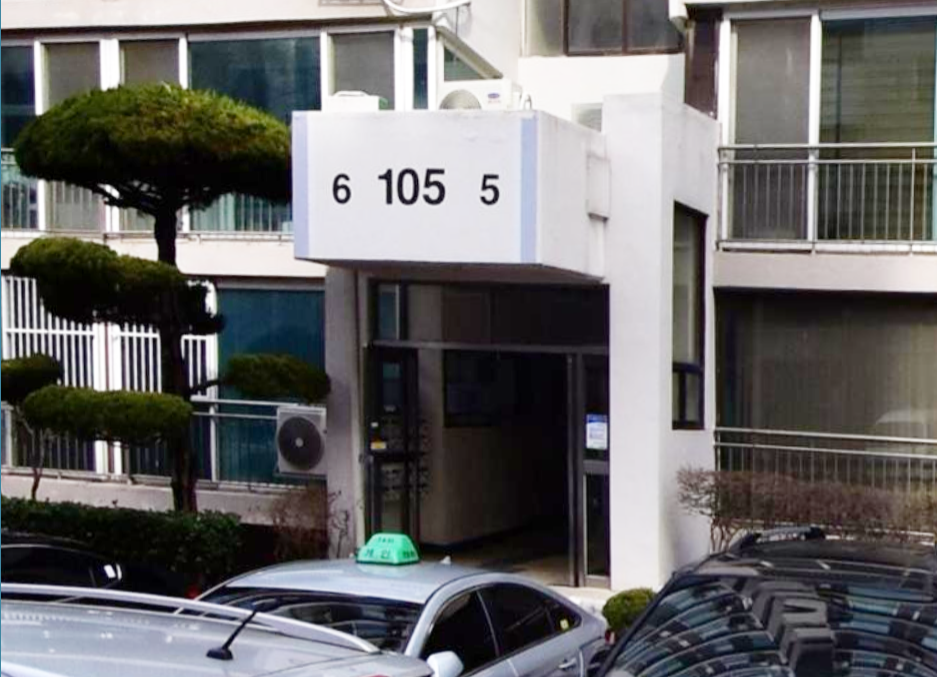
#> input picture test.png, 937 x 677 px
$ jupyter execute --allow-errors test.ipynb
#> lines starting #> are read from the running program, lines starting #| are printed output that depends on the picture; after the words box and inside, x2 and y2 are one past the last pixel; in counts of white or black regions, pixels touching at a corner belong together
[cell 1]
import numpy as np
import cv2 as cv
import statistics as st
import pytesseract
import matplotlib.pyplot as plt

MIN_AREA = 4
MIN_RATIO, MAX_RATIO = 0.2, 4
MIN_WIDTH, MIN_HEIGHT = 8, 16
MAX_WIDTH, MAX_HEIGHT = 256, 256
MAX_DIAG_MULTIPLYER = 20 # 5
MAX_ANGLE_DIFF = 15.0 # 12.0
MAX_AREA_DIFF = 0.5 # 0.5
MAX_WIDTH_DIFF = 1
MAX_HEIGHT_DIFF = 1
MIN_N_MATCHED = 3 # 3
PLATE_WIDTH_PADDING = 1.6 # 1.3
PLATE_HEIGHT_PADDING = 1.7 # 1.5
MIN_PLATE_RATIO = 3
MAX_PLATE_RATIO = 10

original_image = cv.imread('test.png', cv.IMREAD_COLOR)
#> original_image is the input picture: shape (677, 937, 3); mean B, G, R 103.8, 103.7, 104.8
dst = original_image.copy()
dst = original_image[000:600, 200:800]
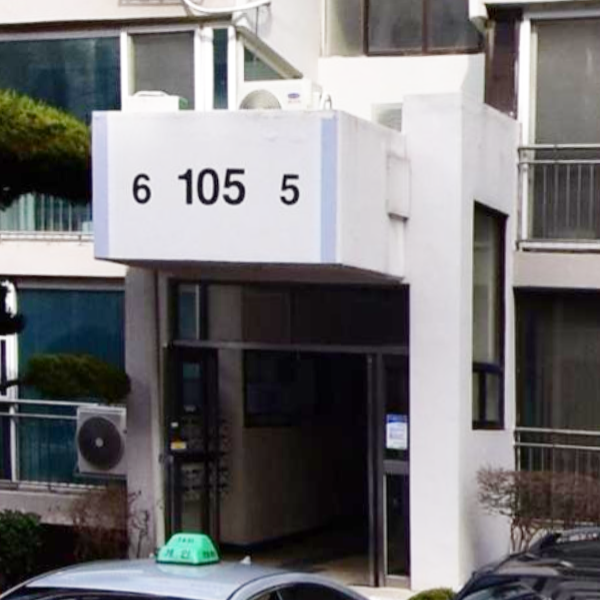
#> dst: shape (600, 600, 3); mean B, G, R 116.7, 115.4, 116.8

#이미지를 전처리한다. 크기변환과 그레이스케일 적용
img_resize = cv.resize(dst, dsize=(800,800))

plt.figure(figsize=(12, 10))
plt.imshow(img_resize)

img_gray = cv.cvtColor(img_resize, cv.COLOR_BGRA2GRAY)
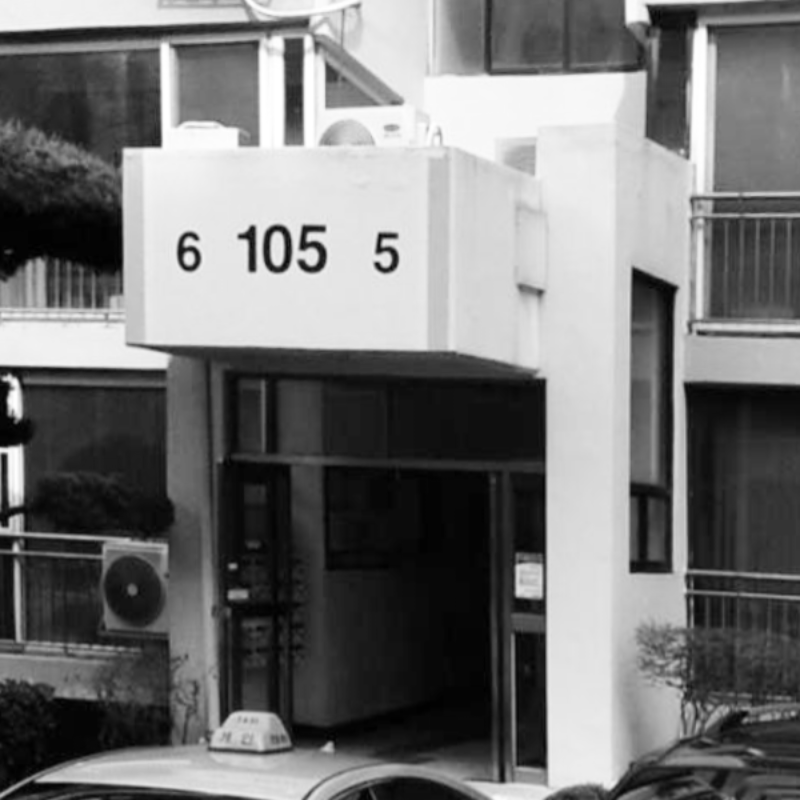
#> img_gray: shape (800, 800); min 0, max 255, mean 115.9


plt.figure(figsize=(12, 10))
plt.imshow(img_gray, cmap='gray')

#이미지 블러 -> 모폴로지 연산 -> 가우시안 임계값
kernel = np.ones((4,4), np.uint8)
img_blurred = cv.GaussianBlur(img_gray, ksize=(21,21), sigmaX=0)

plt.figure(figsize=(12, 10))
plt.imshow(img_blurred, cmap='gray')

img_blurred = cv.adaptiveThreshold(img_blurred, maxValue=255.0, adaptiveMethod=cv.ADAPTIVE_THRESH_GAUSSIAN_C, thresholdType=cv.THRESH_BINARY_INV,blockSize=19,C=9)
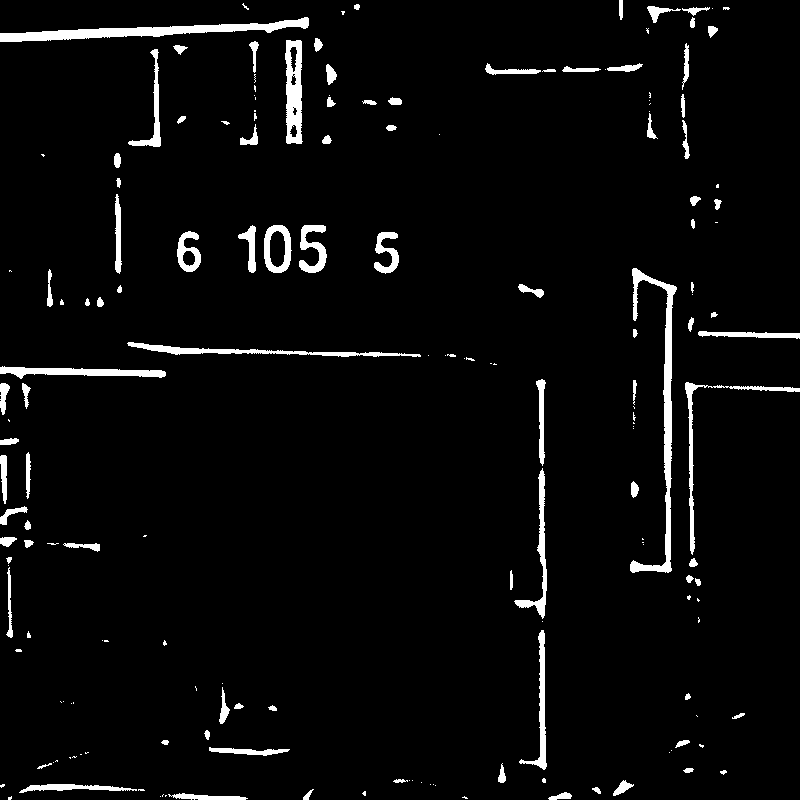
#> img_blurred: shape (800, 800); 3.8% white; 178 white regions (81 under 20 px), largest, box (x1, y1, x2, y2) and area: (0, 17, 309, 42) 2610, (630, 268, 677, 573) 2581, (285, 40, 303, 144) 1377

plt.figure(figsize=(12, 10))
plt.imshow(img_blurred, cmap='gray')

img_blurred = cv.morphologyEx(img_blurred, cv.MORPH_OPEN,kernel)
#> img_blurred: shape (800, 800); 3.3% white; 116 white regions (5 under 20 px), largest, box (x1, y1, x2, y2) and area: (0, 18, 310, 43) 2594, (633, 269, 677, 489) 1712, (286, 41, 303, 145) 1332
img_thresh = cv.morphologyEx(img_blurred, cv.MORPH_CLOSE,kernel)
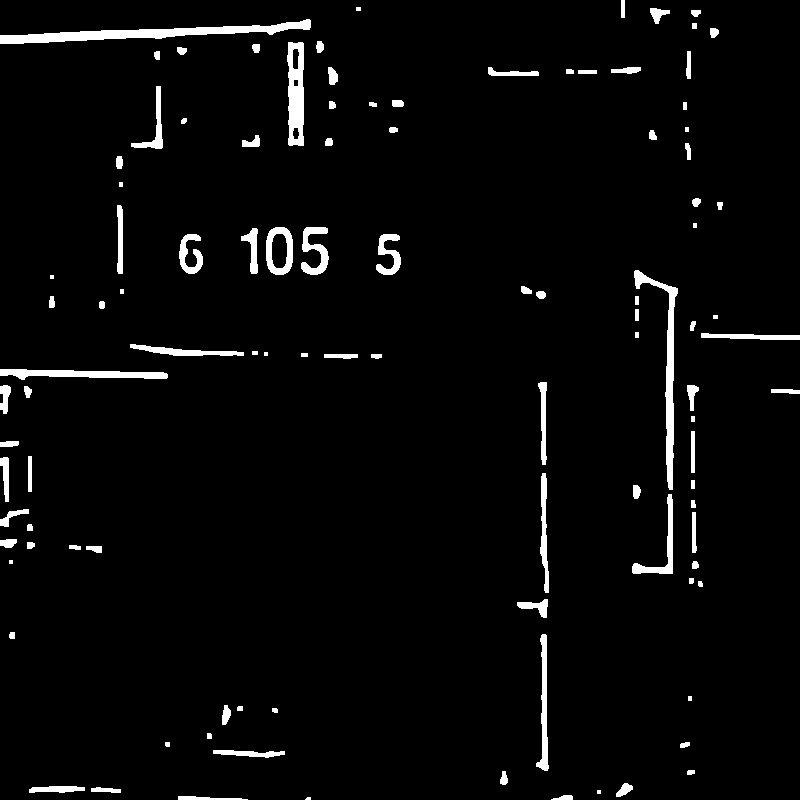
#> img_thresh: shape (800, 800); 3.3% white; 107 white regions (5 under 20 px)

plt.figure(figsize=(12, 10))
plt.imshow(img_thresh, cmap='gray')

#흑백이미지에서 컨투어를 찾는다.
contours, hierarchy = cv.findContours(img_thresh, cv.RETR_EXTERNAL, cv.CHAIN_APPROX_SIMPLE)
#> contours = 107 contours, 22 with area under 20; largest, box (x1, y1, x2, y2) and area: (0, 19, 311, 44) 2285, (634, 270, 678, 490) 1471, (287, 42, 304, 146) 1468, (266, 227, 293, 275) 1076, (0, 369, 168, 380) 961
height, width, channel = img_resize.shape
#> height = 800; width = 800; channel = 3
temp_result = np.zeros((height, width, channel), np.uint8)

for i in range(len(contours)):
    cv.drawContours(temp_result, [contours[i]], 0, (255,255,255), 1)
#> this loop made 107 passes
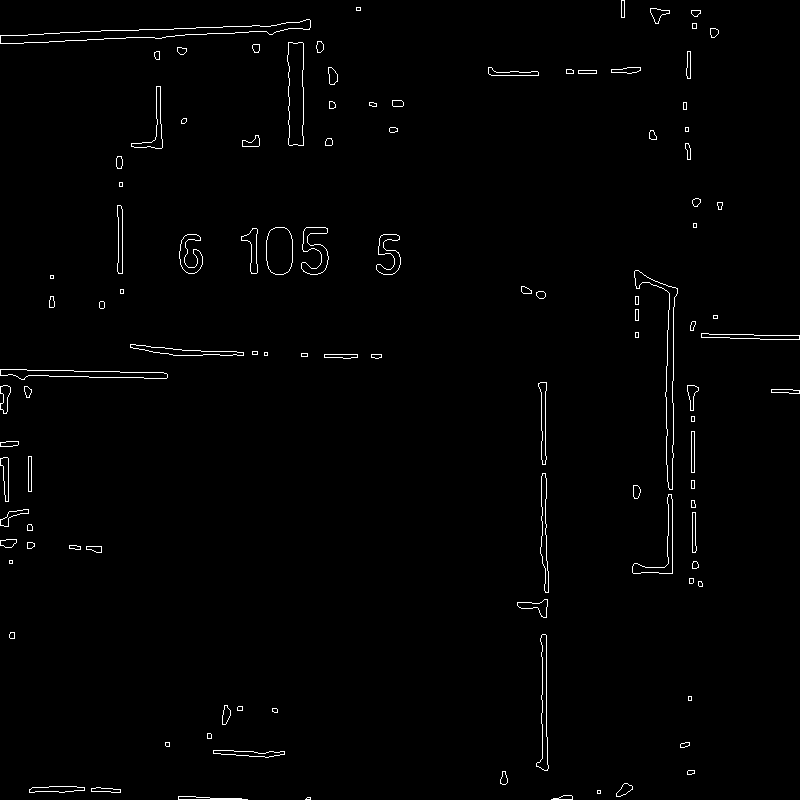
#> temp_result: shape (800, 800, 3); 1.2% white in thin lines or dots

contours_dict = []

#찾은 컨투어를 포함하는 사각형 컨투어를 생성한다.
for contour in contours:
    x,y,w,h = cv.boundingRect(contour)
    contours_dict.append({
    'contour' : contour,
    'x':x,
    'y':y,
    'w':w,
    'h':h,
    #중심점
    'cx' : x + (w/2),
    'cy' : y+ (h/2)
    })
#> this loop made 107 passes
#> (x, y, w, h) on passes 2, 3, 5, 6, 7, 8, 9, 10, 11, 12, 13, 14: (178, 796, 70, 4), (551, 795, 22, 5), (91, 787, 30, 6), (29, 786, 56, 7), (616, 783, 17, 14), (500, 771, 8, 14), (687, 770, 8, 5), (213, 750, 72, 8), (680, 742, 10, 6), (165, 742, 5, 5), (207, 733, 5, 6), (272, 708, 6, 5)
#> (contour, x, y, w, h) on passes 1, 4, 17, 24, 35, 38: ([[307, 797], [305, 799], [310, 799], [310, 797]], 305, 797, 6, 3), ([[597, 790], [597, 793], [600, 793], [600, 790]], 597, 790, 4, 4), ([[688, 696], [688, 700], [691, 700], [691, 696]], 688, 696, 4, 5), ([[9, 560], [9, 563], [12, 563], [12, 560]], 9, 560, 4, 4), ([[691, 480], [691, 488], [694, 488], [694, 480]], 691, 480, 4, 9), ([[28, 456], [28, 491], [31, 491], [31, 456]], 28, 456, 4, 36)
#> after the loop, contours_dict = 107 items

plt.figure(figsize=(12, 10))
plt.imshow(temp_result, cmap='gray')

#사각형 컨투어에서 동/호수로 예상되는 사각형을 추려낸다
possible_contours = []

#크기가 평균보다 큰 컨투어를 추린다.
#비율이 가로로 너무 길거나 세로로 너무 긴 컨투어는 제외한다.
median_area = []

for g in contours_dict:
    median_area.append(g['w']*g['h'])
#> after the loop, median_area = 107 values, max 9680 at index 65, min 16 at index 3, mean 447.5


median = st.median(median_area)
#> median = 80
cnt = 0

for d in contours_dict:
    area = d['w'] * d['h']
    ratio = d['w'] / d['h']
    if area > median \
        and MIN_RATIO < ratio < MAX_RATIO\
        and MIN_WIDTH < d['w'] < MAX_WIDTH\
        and MIN_HEIGHT < d['h'] < MAX_HEIGHT:
        d['idx'] = cnt
        cnt += 1
        possible_contours.append(d)
    cv.rectangle(temp_result, pt1=(d['x'], d['y']), pt2=(d['x']+d['w'], d['y']+d['h']), color=(255, 255, 255), thickness=2)
#> this loop made 107 passes
#> (area, ratio) on passes 2, 3, 5, 6, 7, 8, 9, 10, 11, 12, 13, 14: (280, 17.5), (110, 4.4), (180, 5), (392, 8), (238, 1.21), (112, 0.571), (40, 1.6), (576, 9), (60, 1.67), (25, 1), (30, 0.833), (30, 1.2)
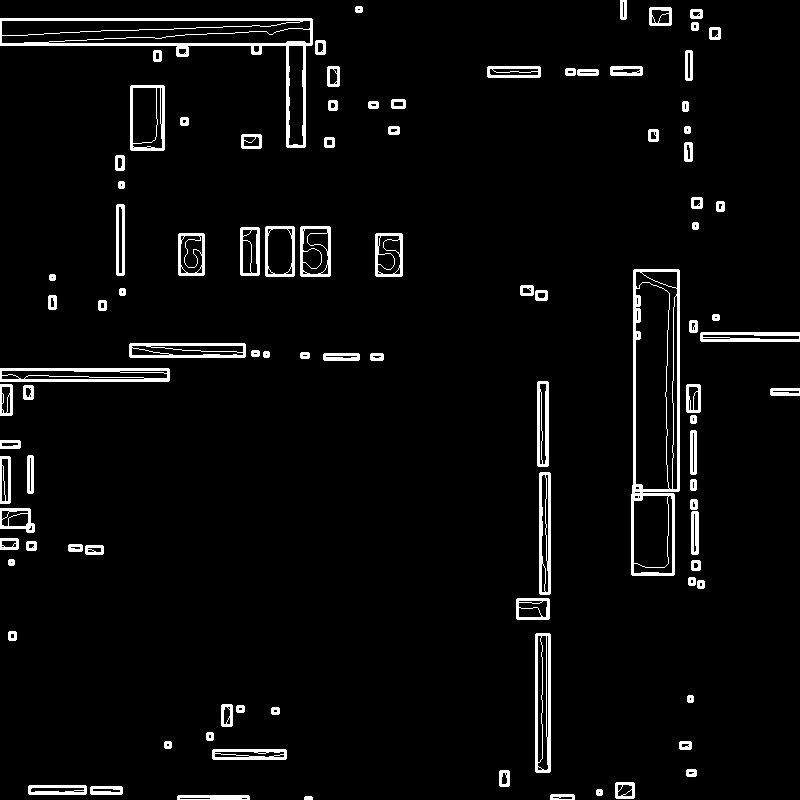
#> temp_result: shape (800, 800, 3); 4.3% white; 98 white regions, largest, box (x1, y1, x2, y2) and area: (0, 18, 313, 148) 3518, (631, 269, 680, 576) 3125, (0, 368, 170, 382) 1313
#> after the loop, cnt = 13; possible_contours = 13 items

plt.figure(figsize=(12, 10))
plt.imshow(temp_result, cmap='gray')

#컨투어 리스트로부터 문자영역을 찾는 함수를 정의한다.
#숫자간에 떨어진 거리와 각도를 이용한다.
def find_chars(contour_list):
    matched_result_idx = []

    for d1 in contour_list:
        matched_contours_idx = []
        for d2 in contour_list:
            if d1['idx'] == d2['idx']:
                continue

            dx = abs(d1['cx'] - d2['cx'])
            dy = abs(d1['cy'] - d2['cy'])

            diagonal_length1 = np.sqrt(d1['w'] ** 2 + d1['h'] ** 2)

            distance = np.linalg.norm(np.array([d1['cx'], d1['cy']]) - np.array([d2['cx'], d2['cy']]))
            if dx == 0:
                angle_diff = 90
            else:
                angle_diff = np.degrees(np.arctan(dy / dx))
            area_diff = abs(d1['w'] * d1['h'] - d2['w'] * d2['h']) / (d1['w'] * d1['h'])
            width_diff = abs(d1['w'] - d2['w']) / d1['w']
            height_diff = abs(d1['h'] - d2['h']) / d1['h']

            if distance < diagonal_length1 * MAX_DIAG_MULTIPLYER \
            and angle_diff < MAX_ANGLE_DIFF and area_diff < MAX_AREA_DIFF \
            and width_diff < MAX_WIDTH_DIFF and height_diff < MAX_HEIGHT_DIFF:
                matched_contours_idx.append(d2['idx'])

        # append this contour
        matched_contours_idx.append(d1['idx'])

        if len(matched_contours_idx) < MIN_N_MATCHED:
            continue

        matched_result_idx.append(matched_contours_idx)

        unmatched_contour_idx = []
        for d4 in contour_list:
            if d4['idx'] not in matched_contours_idx:
                unmatched_contour_idx.append(d4['idx'])

        unmatched_contour = np.take(possible_contours, unmatched_contour_idx)

        # recursive
        recursive_contour_list = find_chars(unmatched_contour)

        for idx in recursive_contour_list:
            matched_result_idx.append(idx)

        break
#> this loop made 7 passes
#> after the loop, matched_result_idx = [[7, 8, 9, 10, 6]]

    return matched_result_idx


#사각 컨투어를 이용해 문자영역을 찾는다.
result_idx = find_chars(possible_contours)
#> result_idx = [[7, 8, 9, 10, 6]]


#문자영역을 결과 리스트에 저장한다.
matched_result = []
for idx_list in result_idx:
    matched_result.append(np.take(possible_contours, idx_list))
#> this loop made 1 pass
#> after the loop, matched_result = 1 item

temp_result = np.zeros((height,width,channel), dtype=np.uint8)
#> temp_result: shape (800, 800, 3); every value is 0

for r in matched_result:
    for d in r:
#         cv2.drawContours(temp_result, d['contour'], -1, (255, 255, 255))
        cv.rectangle(temp_result, pt1=(d['x'], d['y']), pt2=(d['x']+d['w'], d['y']+d['h']), color=(255, 255, 255), thickness=2)
#> this loop made 1 pass
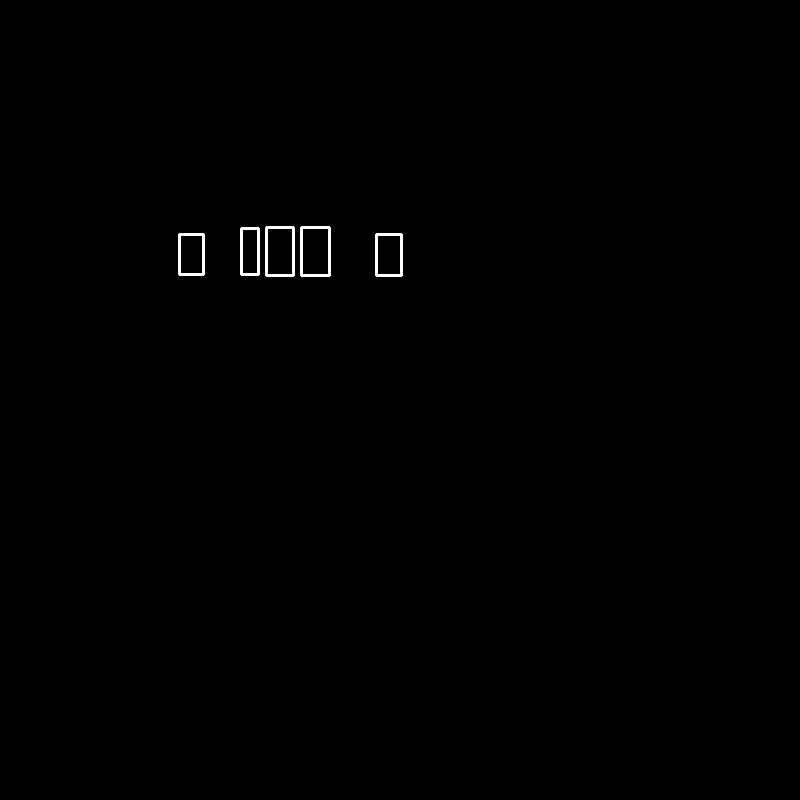
#> temp_result: shape (800, 800, 3); 0.32% white; 5 white regions, box (x1, y1, x2, y2) and area: (300, 226, 331, 277) 452, (265, 226, 295, 277) 446, (375, 233, 403, 277) 392, (178, 233, 205, 276) 380, (240, 227, 260, 276) 374

plt.figure(figsize=(12, 10))
plt.imshow(temp_result, cmap='gray')
#영역 이미지의 컨투어의 각도를 찾아서 이미지를 회전시킨다.
plate_imgs = []
plate_infos = []

for i, matched_chars in enumerate(matched_result):
    sorted_chars = sorted(matched_chars, key=lambda x: x['cx'])

    plate_cx = (sorted_chars[0]['cx'] + sorted_chars[-1]['cx']) / 2
    plate_cy = (sorted_chars[0]['cy'] + sorted_chars[-1]['cy']) / 2

    plate_width = (sorted_chars[-1]['x'] + sorted_chars[-1]['w'] - sorted_chars[0]['x']) * PLATE_WIDTH_PADDING

    sum_height = 0
    for d in sorted_chars:
        sum_height += d['h']

    plate_height = int(sum_height / len(sorted_chars) * PLATE_HEIGHT_PADDING)

    triangle_height = sorted_chars[-1]['cy'] - sorted_chars[0]['cy']
    triangle_hypotenus = np.linalg.norm(
        np.array([sorted_chars[0]['cx'], sorted_chars[0]['cy']]) -
        np.array([sorted_chars[-1]['cx'], sorted_chars[-1]['cy']])
    )

    angle = np.degrees(np.arcsin(triangle_height / triangle_hypotenus))

    rotation_matrix = cv.getRotationMatrix2D(center=(plate_cx, plate_cy), angle=angle, scale=1.0)

    img_rotated = cv.warpAffine(img_thresh, M=rotation_matrix, dsize=(width, height))

    img_cropped = cv.getRectSubPix(
        img_rotated,
        patchSize=(int(plate_width), int(plate_height)),
        center=(int(plate_cx), int(plate_cy))
    )

    if img_cropped.shape[1] / img_cropped.shape[0] < MIN_PLATE_RATIO or img_cropped.shape[1] / img_cropped.shape[0] < MIN_PLATE_RATIO > MAX_PLATE_RATIO:
        continue

    plate_imgs.append(img_cropped)
    plate_infos.append({
        'x': int(plate_cx - plate_width / 2),
        'y': int(plate_cy - plate_height / 2),
        'w': int(plate_width),
        'h': int(plate_height)
    })
#> this loop made 1 pass
#> (plate_cx, plate_cy, plate_width, plate_height, triangle_height, triangle_hypotenus, angle) on pass 1: (289.8, 254.2, 355.2, 75, 0.5, 197.5, 0.145)
#> pass 1, `img_cropped = cv.getRectSubPix( img_rotated, patchSize=(int(plate_widt..`:
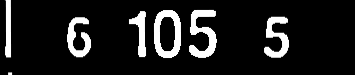
#> img_cropped: shape (75, 355); min 0, max 255, mean 29.2
#> after the loop, plate_imgs = 1 item; plate_infos = 1 item


#> (the rest of this cell did not finish here and is left out)
